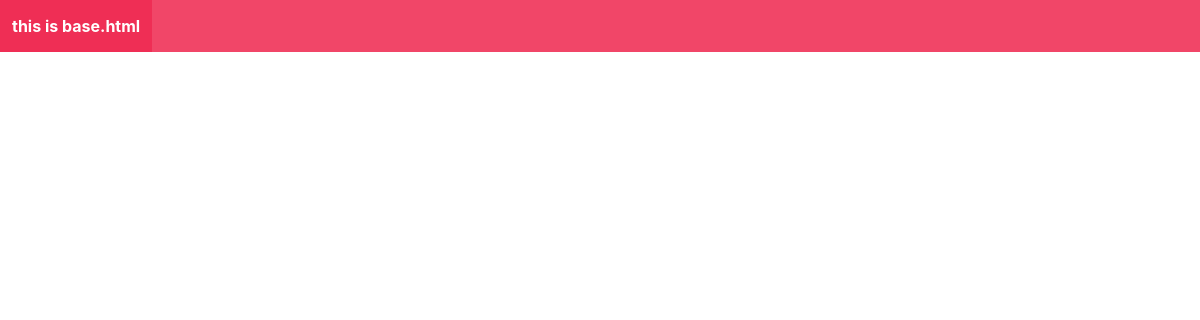
The app's page /, older data.
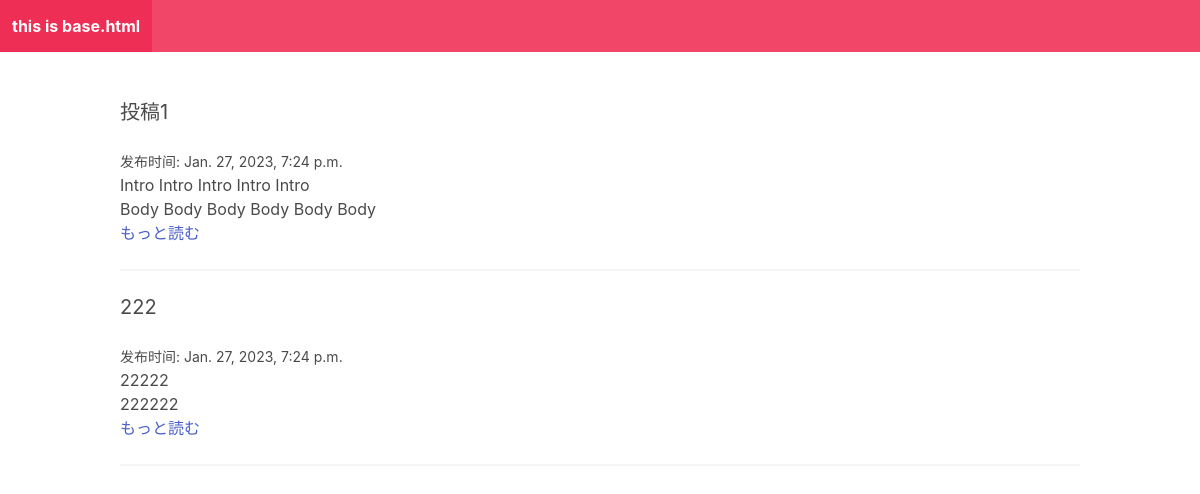
The same page, newer data.
### myApp/models.py (models this page shows)
class Post(models.Model):#数据库的数据取出后按照这个格式保存
    title = models.CharField(max_length=255)
    slug = models.SlugField()
    intro = models.TextField()
    body = models.TextField()
    data_added = models.DateTimeField(auto_now_add=True)

### myApp/views.py (the view)
# urls.py: path("", frontpage),  # 根目录 调用view.py 的frontpage函数 #clent call server 1
def frontpage(request):  # clent call server 2
    posts = Post.objects.all()  # 取得Post所有数据 保存成POST格式
    return render(request, "htmls/frontpage.html", {"posts": posts})  # 追加第三参数

### myApp/templates/htmls/frontpage.html
{% extends "htmls/base.html" %}
{% block content %}
{% for post in posts %}
<div class="post block">
    <h2 class="subtitle">{{post.title}}</h2>
    <small>发布时间: {{post.data_added}}</small>
    <p>{{post.intro}}</p>
    <p>{{post.body}}</p>
    <a href="{% url 'post_detail' post.slug %}">もっと読む</a>
    <hr />
</div>
{% endfor %}
{% endblock %}

Row changes from the older to the newer data that the page shows:
added Post: title "投稿1", data_added "Jan. 27, 2023, 7:24 p.m.", intro "Intro Intro Intro Intro Intro", body "Body Body Body Body Body Body"
added Post: title "222", data_added "Jan. 27, 2023, 7:24 p.m.", intro "22222", body "222222"
